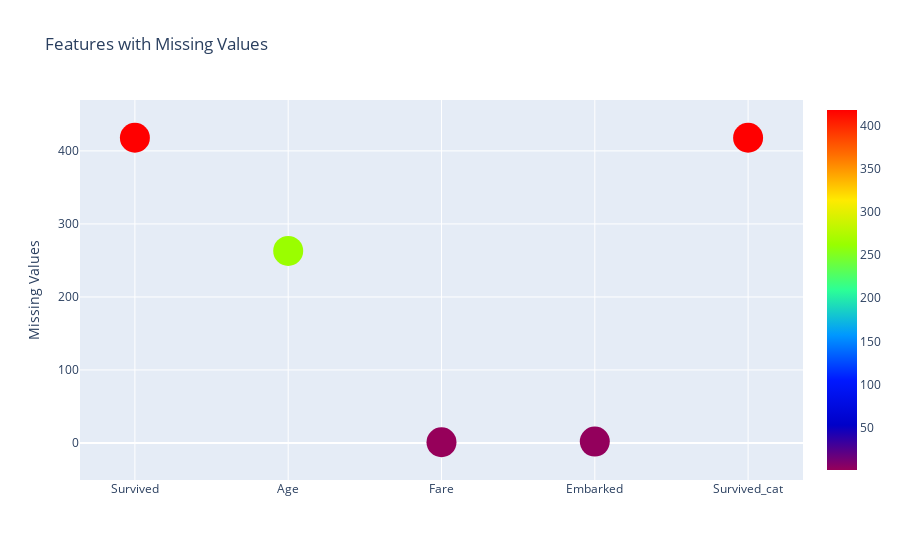

Source (notebook cell):
### Code cell
'''Get and plot only the missing columns with their missing values.'''
missing_columns = len(merged) - merged.loc[:, merged.isnull().sum()>0].count()
x = missing_columns.index
y = missing_columns
title = 'Features with Missing Values'
scatter_plot(x, y, title, 'Missing Values', 30, 'Rainbow')

### Figure 1 — Plotly figure (JSON) as saved in the notebook; plotly's stock layout.template omitted (floating-point values rounded to 4 significant figures)
{"data": [{"marker": {"color": [418, 263, 1, 2, 418], "colorscale": [[0, "rgb(150,0,90)"], [0.125, "rgb(0,0,200)"], [0.25, "rgb(0,25,255)"], [0.375, "rgb(0,152,255)"], [0.5, "rgb(44,255,150)"], [0.625, "rgb(151,255,0)"], [0.75, "rgb(255,234,0)"], [0.875, "rgb(255,111,0)"], [1, "rgb(255,0,0)"]], "showscale": true, "size": 30}, "mode": "markers", "type": "scatter", "x": ["Survived", "Age", "Fare", "Embarked", "Survived_cat"], "y": [418, 263, 1, 2, 418]}], "layout": {"hovermode": "closest", "title": {"text": "Features with Missing Values"}, "yaxis": {"title": {"text": "Missing Values"}}}}
